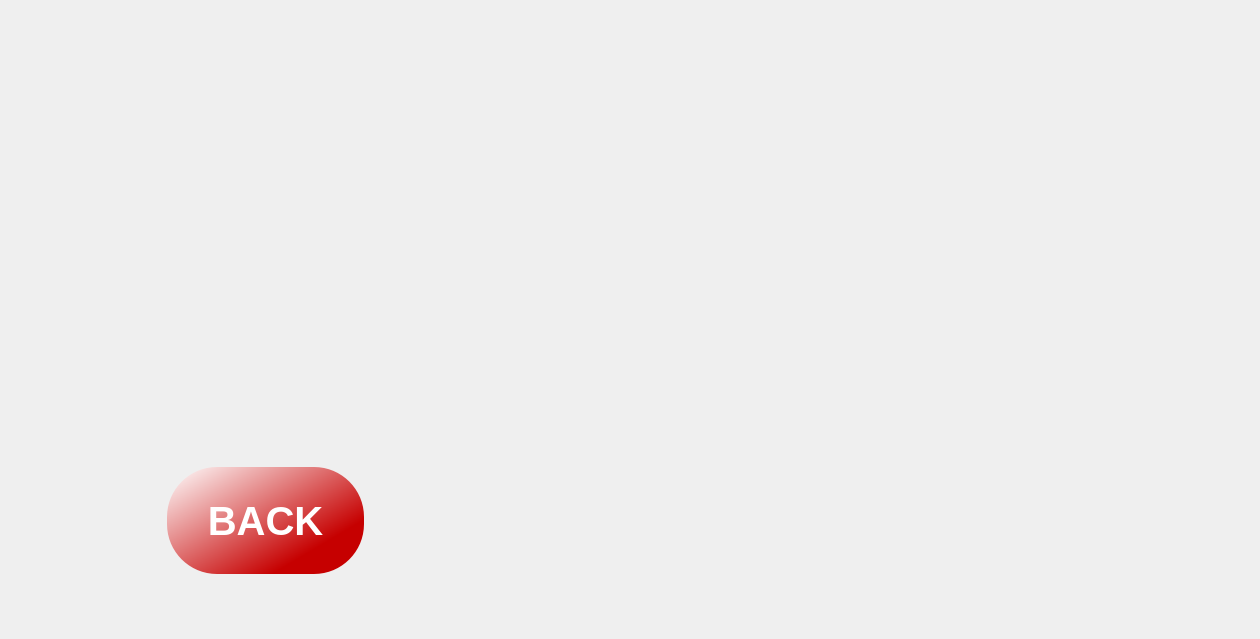
    <widget class="QWidget" name="page_60">
     <widget class="QLabel" name="label_59">
      <property name="geometry">
       <rect>
        <x>0</x>
        <y>0</y>
        <width>1250</width>
        <height>630</height>
       </rect>
      </property>
      <property name="text">
       <string/>
      </property>
     </widget>
     <widget class="QLabel" name="label_60">
      <property name="geometry">
       <rect>
        <x>0</x>
        <y>0</y>
        <width>641</width>
        <height>401</height>
       </rect>
      </property>
      <property name="text">
       <string/>
      </property>
      <property name="pixmap">
       <pixmap resource="icon.qrc">:/adding/adding/WhatsApp Image 2023-09-22 at 5.46.20 PM.jpeg</pixmap>
      </property>
      <property name="scaledContents">
       <bool>true</bool>
      </property>
     </widget>
     <widget class="QLabel" name="label_61">
      <property name="geometry">
       <rect>
        <x>650</x>
        <y>0</y>
        <width>601</width>
        <height>331</height>
       </rect>
      </property>
      <property name="text">
       <string/>
      </property>
      <property name="pixmap">
       <pixmap resource="icon.qrc">:/adding/adding/massive-leak-of-liquified-chlorine-gas-slide-1.jpg</pixmap>
      </property>
      <property name="scaledContents">
       <bool>true</bool>
      </property>
     </widget>
     <widget class="QLabel" name="label_62">
      <property name="geometry">
       <rect>
        <x>650</x>
        <y>310</y>
        <width>601</width>
        <height>301</height>
       </rect>
      </property>
      <property name="text">
       <string/>
      </property>
      <property name="pixmap">
       <pixmap resource="icon.qrc">:/adding/adding/massive-leak-of-liquified-chlorine-gas-slide-4.jpg</pixmap>
      </property>
      <property name="scaledContents">
       <bool>true</bool>
      </property>
     </widget>
     <widget class="QPushButton" name="Cl_back_push_17">
      <property name="geometry">
       <rect>
        <x>160</x>
        <y>460</y>
        <width>211</width>
        <height>121</height>
       </rect>
      </property>
      <property name="font">
       <font>
        <pointsize>30</pointsize>
        <italic>false</italic>
        <bold>true</bold>
       </font>
      </property>
      <property name="autoFillBackground">
       <bool>false</bool>
      </property>
      <property name="styleSheet">
       <string notr="true">QPushButton
{
border:none;
	color: white;
	
	
	background-color: qlineargradient(spread:pad, x1:0.794851, y1:0.717, x2:0.012, y2:0, stop:0 rgba(198, 0, 0, 255), stop:1 rgba(255, 255, 255, 255));
border-radius:50px;
margin:7px;

}
QPushButton:pressed
{
	
	
	background-color: qlineargradient(spread:pad, x1:0.0877017, y1:0.081, x2:0.857304, y2:0.869, stop:0 rgba(198, 0, 0, 255), stop:1 rgba(255, 255, 255, 255));
}</string>
      </property>
      <property name="text">
       <string>BACK</string>
      </property>
     </widget>
    </widget>
